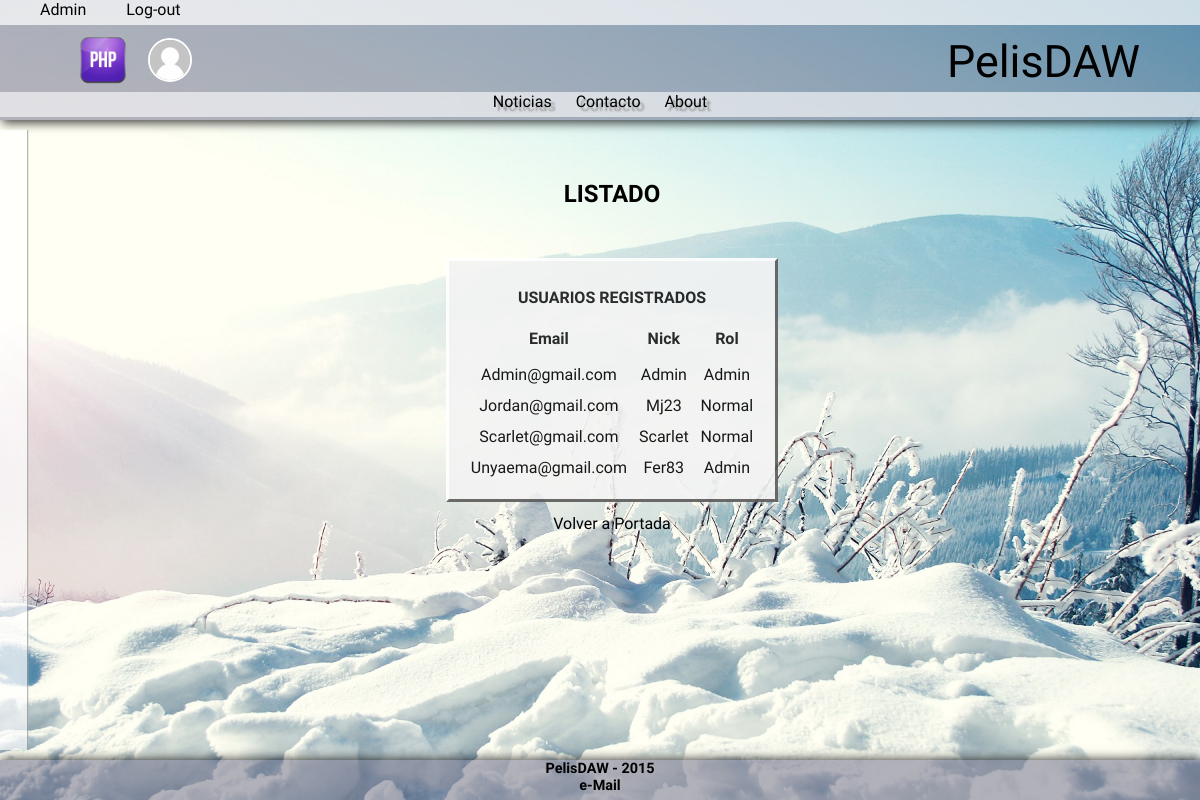
Screenshot of /listado.php (signed in) with the database file from the repository.
### tables this page shows
CREATE TABLE `usuario` (
  `id_usuario` int(5) NOT NULL AUTO_INCREMENT,
  `nick` varchar(50) NOT NULL,
  `email` varchar(100) NOT NULL,
  `pass` varchar(100) NOT NULL,
  `rol` varchar(10) NOT NULL DEFAULT 'normal',
  PRIMARY KEY (`id_usuario`)
);

### listado.php (the view, shortened to what this page needs)
<?php
include "includes/cabecera.php";
?>
<h2>LISTADO</h2>
<table>
	<tr><th colspan="5">USUARIOS REGISTRADOS</th></tr>
	<tr>
		<th>Email</th>
		<th>Nick</th>
        <th>Rol</th>
	</tr>
<?php
$conex = conexion();
$consulta = "SELECT * FROM usuario";
$res = mysqli_query($conex, $consulta);
while($fila = mysqli_fetch_array($res)){
 ?>
        <tr>
            <td><?=ucwords(strtolower($fila["email"]))?></td>
            <td><?=ucwords(strtolower($fila["nick"]))?></td>
            <td><?=ucwords(strtolower($fila["rol"]))?></td>
        </tr>
        <?php
    }
?>
</table>
<p style="text-align:center;"><a href="index.php">Volver a Portada</a></p>
<?php
include "includes/pie.php";

### includes/cabecera.php (shortened to what this page needs)
<?php
include_once "includes/funciones.php";
?>
<html lang="es">
	<head>
		<?php cargar_estilo(); ?>
	</head>
	<body>
	<div class="container">
		<header>
			<div class="topbar">
				<?php cargar_topbar();?>
			</div>
			<p class="header">
				<a href="index.php" ><img class="logo"src="includes/img/php-logo.png"></a>
				<?php fotoicon(); ?>
				PelisDAW
			</p>
			<?php include "includes/nav.php"; ?>
		</header>
		<div class="cuerpo">
		<aside>
				<ul>
					<li></li>
					<li></li>
					<li></li>
					<li></li>
					<li></li>
					<li></li>
					<li></li>
					<li></li>
					<li></li>
					<li></li>
					<li></li>
				</ul>
		</aside>
		<section>

### includes/funciones.php (shortened to what this page needs)
<?php
function cargar_estilo(){
	if(isset($_COOKIE["css"])){
		if($_COOKIE["css"] == "oscuro"){
			?>
				<link rel="stylesheet" type="text/css" href="includes/style/estilo_dark.css">
			<?php
		}else{
			?>
				<link rel="stylesheet" type="text/css" href="includes/style/estilo.css">
			<?php
		}
	}else{
		if (!$_SESSION["tema"] || ($_SESSION["tema"] == "luminoso")) {
			?>
				<link rel="stylesheet" type="text/css" href="includes/style/estilo.css">
			<?php
		}elseif ($_SESSION["tema"] == "oscuro"){
			?>
				<link rel="stylesheet" type="text/css" href="includes/style/estilo_dark.css">
			<?php
		}
	}
}
function cargar_topbar(){
			if (!isset($_SESSION["login_user"]) || $_SESSION["login_user"] == "") {
		?>
				<a class="cabecera" href="registro.php">Register</a>
				<a class="cabecera" href="login.php">Login</a>
		<?php
			}else{
		?>
				<a class="cabecera" href="perfil.php"> <?=ucfirst(strtolower($_SESSION["login_user"])); ?></a>
				<a class="cabecera" href="logout.php">Log-out</a>
		<?php
			}
}
function fotoicon(){
	if (isset($_SESSION["login_user"])) {
		$src = "includes/img/fotosperfil/" . $_SESSION['login_user'] . ".jpg";
		if (file_exists($src)) {
			?>
			<a href="perfil.php"><img id="fotoicon" src="<?=$src ?>"/></a>
			<?php
		}else{
			?>
			<a href="perfil.php"><img id="fotoicon" src="includes/img/avatar.png"/></a>
			<?php
		}
	}
}
	?>

### includes/nav.php
<div class="nav">
	<ul id="nav">
			<li <?php if ($thisPage=="noticias")
echo " id=\"currentpage\""; ?>><a class="nav" href="noticias.php">Noticias</a></li>
			<li <?php if ($thisPage=="contacto")
echo " id=\"currentpage\""; ?>><a class="nav" href="contacto.php">Contacto</a></li>
			<li <?php if ($thisPage=="about")
echo " id=\"currentpage\""; ?>><a class="nav" href="about.php">About</a></li>
	</ul>
</div>

### includes/pie.php (shortened to what this page needs)
	</section>
	</div>
 	 </div>
 	 <footer>
  			<span class="footer">PelisDAW - 2015<br>
  				<a href="mailto:admin@gmail.com?Subject=Hello%20again" target="_top">e-Mail</a></span>
  	</footer>
 </body>
</html>

### includes/style/estilo.css (style rules this page uses)
html { height: 100%; background: url("../img/fondo.jpg") no-repeat center center fixed; background-size: cover; }
body { font-family: 'Exo', sans-serif; text-align: justify; margin: 0; padding: 0; }
header { display:block; width: 100%; height: 120px; background-color: rgba(100,100,129, 0.5); text-align: right; box-shadow: 2px 3px 10px 0px rgba(0,0,0,0.75); position: fixed; clear: both; }
.logo { float:left; height: 42%; padding-left: 18px; opacity: 1; }
p.header { font-size: 280%; margin-top: 10px; padding: 0 5%; }
h2 { font-weight: 700; text-align: center; padding: 30px 30px; }
section { padding: 0 4% 60px 4%; float: right; width: 90%; }
aside { padding: 20px 0 0 0; width: 18%; float: left; height: 75%; position:fixed; border-right: 1px solid gray; background-color: #ffffff; opacity: 0.7; overflow: hidden; transform: translateX(-87%); transition: transform .4s ease-out; }
footer { color:white; margin:0; padding: 0; clear: both; text-align: center; font-weight: 700; background-color: rgba(100,100,129, 0.5); width:100%; height:40px; position: absolute; bottom:0; left:0; box-shadow: 1px -1px 10px 0px rgba(0,0,0,0.75); }
p { margin: inherit; padding: 12px 0 0 0; }
table { vertical-align: center; position: center; border: 3px solid; border-color: #FFFFFF #5C5B5B #5C5B5B #FFFFFF; background-color: #f3f3f3; text-align: left; padding: 15px; margin: auto; opacity: 0.9; }
th { opacity: 0.9; text-align: center; text-transform: capitalize; padding-bottom: 15px; padding: 10px; }
td { text-align: center; padding: 5px; }
ul { margin: 0; padding-left: 0; width: 100%; }
li { padding: 7px 25px 7px 20px; margin: 0; list-style: none; }
a { display: block; text-decoration: none; font-size: 100%; margin: 0; padding: 0; }
a.nav { display: inline; color: white; margin: 0 10px 0 10px; text-shadow: 4px 4px 2px rgba(150, 150, 150, 1); }
a.cabecera { color: black; float: left; margin: 0 0px 0 40px; }
a:link { color: black; }
div.topbar { display: inline-block; height: 25px; width: 100%; background-color: rgba(255,255,255, 0.7); }
div.nav { margin: 0; text-align: center; display: inline-block; height: 25px; width: 100%; background-color: rgba(255,255,255, 0.6); }
div.container { margin: 0; padding: 0; min-height:100%; height: 100%; position:relative; }
div.cuerpo { height: 72%; padding-top: 130px; margin: 0; clear: both; padding-bottom: 40px; }
span.footer { color: black; font-size: 90%; }
#fotoicon { float: left; margin: 3px 20px 10px 20px; width: 40px; height: 40px; border: 2px white solid; border-radius: 50%; }
#nav li { display: inline; margin: auto; padding: 0; box-shadow: none; padding: auto; text-align: center; }

### rows the page displays
usuario: email "Admin@gmail.com", nick "Admin", rol "Admin"
usuario: email "Jordan@gmail.com", nick "Mj23", rol "Normal"
usuario: email "Scarlet@gmail.com", nick "Scarlet", rol "Normal"
usuario: email "Unyaema@gmail.com", nick "Fer83", rol "Admin"

### other values shown
$_SESSION["login_user"] "Admin"
